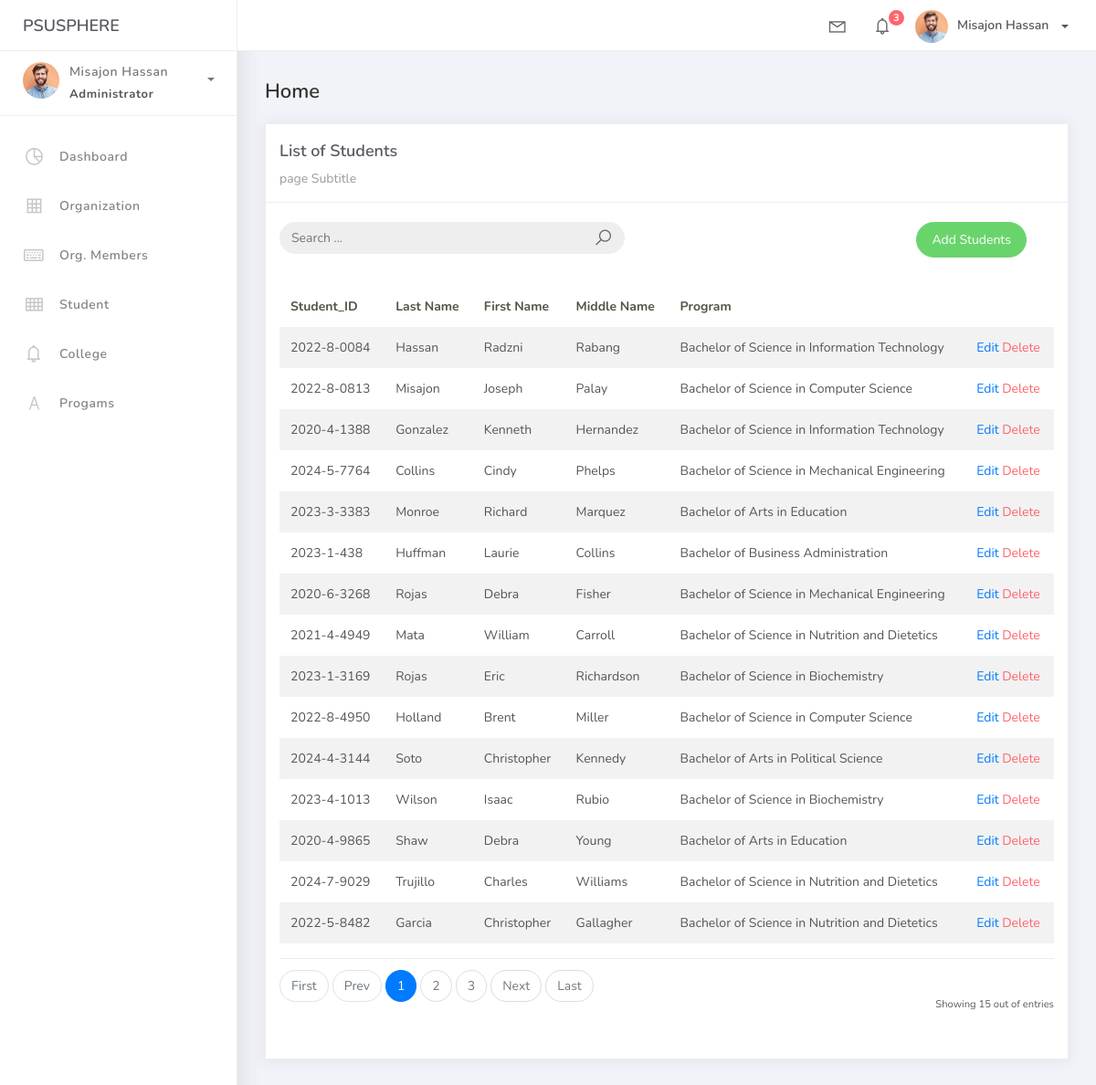
Screenshot of /student_list with the database file from the repository.
### studentorg/models.py (models this page shows, shortened)
class BaseModel(models.Model):
    created_at = models.DateTimeField(auto_now_add=True, db_index=True)
    updated_at = models.DateTimeField(auto_now=True)
    class Meta:
        abstract = True

class Student(BaseModel):
    student_id = models.CharField(max_length=15)
    lastname = models.CharField(max_length=25)
    firstname = models.CharField(max_length=25)
    middlename = models.CharField(max_length=25, blank=True, null=True)
    program = models.ForeignKey(Program, on_delete=models.CASCADE)

class Program(BaseModel):
    prog_name = models.CharField(max_length=150)
    college = models.ForeignKey(College, on_delete=models.CASCADE)
    def __str__(self):
        return self.prog_name

### studentorg/views.py (the view, shortened to what this page needs)
# urls.py: path('student_list', StudentList.as_view(), name='student-list'),
class StudentList(ListView):
    model = Student
    context_object_name = 'student'
    template_name = "student_list.html"
    paginate_by = 15
    def get_queryset(self, *args, **kwargs):
        qs = super(StudentList, self).get_queryset(*args, **kwargs)
        return qs

### templates/student_list.html
{% extends 'base.html' %}
{% load static %}
{% block content %}
<div class="content">
  <div class="container-fluid">
    <h4 class="page-title">Home</h4>
    <div class="row">
      <div class="col-md-12">
        <div class="card">
          <div class="card-header">
            <div class="card-title">List of Students</div>
          <div class="card-category">page Subtitle</div>
            </div>
            <br />
            <div class="col-md-12 row">
                <div class="col-md-6">
                  <form class="navbar-left navbar-form nav-search mr-md-3" action="{% url 'student-list' %}">
                    <div class="input-group">
                        <input type="text" placeholder="Search ..." class="form-control" name="q" />
                            <div class="input-group-append">
                                <span class="input-group-text">
                                    <i class="la la-search search-icon"></i>
                                </span>
                            </div>
                        </div>
                    </form>
                </div>
                <div class="col-md-6">
                    <div class="pull-right">
                        <a href="{% url 'student-add' %}" class="btn btn-success btn-rounded">Add Students</a>
                    </div>
                </div>
            </div>
          <div class="card-body">
            <table class="table table-striped mt-3">
              <thead>
                <tr>
                  <th scope="col">Student_ID</th>
                  <th scope="col">Last Name</th>
                  <th scope="col">First Name</th>
                  <th scope="col">Middle Name</th>
                  <th scope="col">Program</th>
                </tr>
              </thead>
              <tbody>
                {% for object in object_list %}
                  <tr>
                    <td>{{ object.student_id }}</td>
                    <td>{{ object.lastname }}</td>
                    <td>{{ object.firstname }}</td>
                    <td>{{ object.middlename }}</td>
                    <td>{{ object.program }}</td>
                    <td>
                        <a href="student_list/{{ object.id }}">Edit</a>
                        <a href="student_list/{{ object.id }}/delete" class="text-danger">Delete</a>
                    </td>
                    </tr>
                    {% empty %}
                    <tr>
                     <td colspan="4" style="text-align: center">
                        <p class="text-sm font-weight-bold mb-0">No Records Found</p>
                    </td>
                  </tr>
                {% endfor %}
              </tbody>
            </table>
            {% include 'includes/pagination.html' %}
          </div>
        </div>
      </div>
    </div>
  </div>
</div>
{% endblock %}

### rows the page displays
Student: student_id "2022-8-0084", lastname "Hassan", firstname "Radzni", middlename "Rabang", program "Bachelor of Science in Information Technology"
Student: student_id "2022-8-0813", lastname "Misajon", firstname "Joseph", middlename "Palay", program "Bachelor of Science in Computer Science"
Student: student_id "2020-4-1388", lastname "Gonzalez", firstname "Kenneth", middlename "Hernandez", program "Bachelor of Science in Information Technology"
Student: student_id "2024-5-7764", lastname "Collins", firstname "Cindy", middlename "Phelps", program "Bachelor of Science in Mechanical Engineering"
Student: student_id "2023-3-3383", lastname "Monroe", firstname "Richard", middlename "Marquez", program "Bachelor of Arts in Education"
Student: student_id "2023-1-438", lastname "Huffman", firstname "Laurie", middlename "Collins", program "Bachelor of Business Administration"
Student: student_id "2020-6-3268", lastname "Rojas", firstname "Debra", middlename "Fisher", program "Bachelor of Science in Mechanical Engineering"
Student: student_id "2021-4-4949", lastname "Mata", firstname "William", middlename "Carroll", program "Bachelor of Science in Nutrition and Dietetics"
Student: student_id "2023-1-3169", lastname "Rojas", firstname "Eric", middlename "Richardson", program "Bachelor of Science in Biochemistry"
Student: student_id "2022-8-4950", lastname "Holland", firstname "Brent", middlename "Miller", program "Bachelor of Science in Computer Science"
Student: student_id "2024-4-3144", lastname "Soto", firstname "Christopher", middlename "Kennedy", program "Bachelor of Arts in Political Science"
Student: student_id "2023-4-1013", lastname "Wilson", firstname "Isaac", middlename "Rubio", program "Bachelor of Science in Biochemistry"
Student: student_id "2020-4-9865", lastname "Shaw", firstname "Debra", middlename "Young", program "Bachelor of Arts in Education"
Student: student_id "2024-7-9029", lastname "Trujillo", firstname "Charles", middlename "Williams", program "Bachelor of Science in Nutrition and Dietetics"
Student: student_id "2022-5-8482", lastname "Garcia", firstname "Christopher", middlename "Gallagher", program "Bachelor of Science in Nutrition and Dietetics"

### other values shown
{{ page_num }} "1"
{{ page_num }} "2" "3"
{{ object_list.count }} "15"
